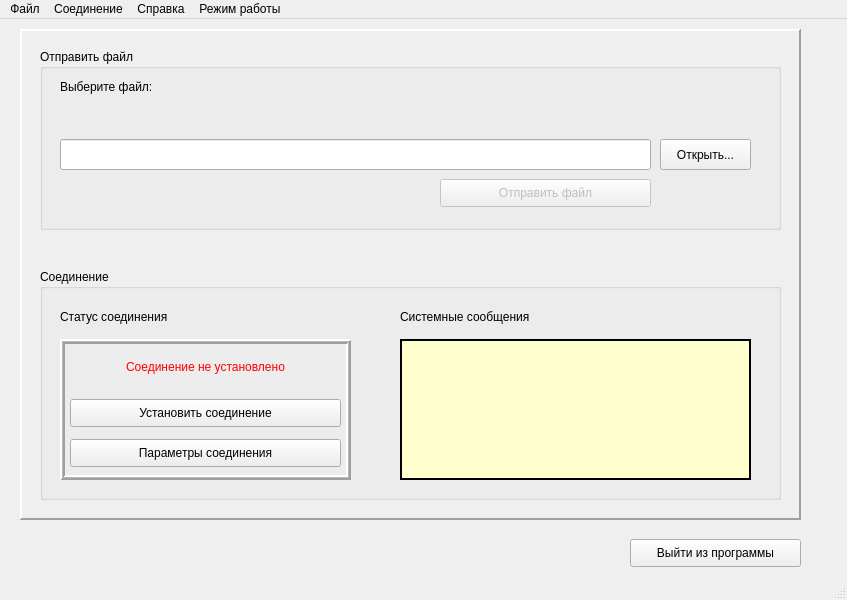
<?xml version="1.0" encoding="UTF-8"?>
<ui version="4.0">
 <class>MainWindow</class>
 <widget class="QMainWindow" name="MainWindow">
  <property name="geometry">
   <rect>
    <x>0</x>
    <y>0</y>
    <width>847</width>
    <height>600</height>
   </rect>
  </property>
  <property name="windowTitle">
   <string>MainWindow</string>
  </property>
  <widget class="QWidget" name="centralwidget">
   <widget class="QFrame" name="frame">
    <property name="geometry">
     <rect>
      <x>20</x>
      <y>10</y>
      <width>781</width>
      <height>491</height>
     </rect>
    </property>
    <property name="frameShape">
     <enum>QFrame::Panel</enum>
    </property>
    <property name="frameShadow">
     <enum>QFrame::Raised</enum>
    </property>
    <property name="lineWidth">
     <number>2</number>
    </property>
    <property name="midLineWidth">
     <number>1</number>
    </property>
    <widget class="QGroupBox" name="Connect_groupBox">
     <property name="geometry">
      <rect>
       <x>20</x>
       <y>240</y>
       <width>741</width>
       <height>231</height>
      </rect>
     </property>
     <property name="title">
      <string>Соединение</string>
     </property>
     <widget class="QFrame" name="frame_3">
      <property name="geometry">
       <rect>
        <x>20</x>
        <y>70</y>
        <width>291</width>
        <height>141</height>
       </rect>
      </property>
      <property name="frameShape">
       <enum>QFrame::Box</enum>
      </property>
      <property name="frameShadow">
       <enum>QFrame::Raised</enum>
      </property>
      <property name="lineWidth">
       <number>2</number>
      </property>
      <property name="midLineWidth">
       <number>1</number>
      </property>
      <widget class="QLabel" name="Connection_status_label">
       <property name="geometry">
        <rect>
         <x>20</x>
         <y>20</y>
         <width>251</width>
         <height>16</height>
        </rect>
       </property>
       <property name="styleSheet">
        <string notr="true">color: rgb(255, 0, 0);</string>
       </property>
       <property name="text">
        <string>Соединение не установлено</string>
       </property>
       <property name="alignment">
        <set>Qt::AlignCenter</set>
       </property>
      </widget>
      <widget class="QPushButton" name="Do_connect_button">
       <property name="enabled">
        <bool>true</bool>
       </property>
       <property name="geometry">
        <rect>
         <x>10</x>
         <y>60</y>
         <width>271</width>
         <height>28</height>
        </rect>
       </property>
       <property name="text">
        <string>Установить соединение</string>
       </property>
      </widget>
      <widget class="QPushButton" name="Parameters_connect_button">
       <property name="geometry">
        <rect>
         <x>10</x>
         <y>100</y>
         <width>271</width>
         <height>28</height>
        </rect>
       </property>
       <property name="text">
        <string>Параметры соединения</string>
       </property>
      </widget>
     </widget>
     <widget class="QLabel" name="Connect_status_frame_label">
      <property name="geometry">
       <rect>
        <x>20</x>
        <y>40</y>
        <width>141</width>
        <height>16</height>
       </rect>
      </property>
      <property name="text">
       <string>Статус соединения</string>
      </property>
     </widget>
     <widget class="QFrame" name="frame_4">
      <property name="geometry">
       <rect>
        <x>360</x>
        <y>70</y>
        <width>351</width>
        <height>141</height>
       </rect>
      </property>
      <property name="styleSheet">
       <string notr="true">background-color: rgb(255, 255, 205);</string>
      </property>
      <property name="frameShape">
       <enum>QFrame::Box</enum>
      </property>
      <property name="frameShadow">
       <enum>QFrame::Plain</enum>
      </property>
      <property name="lineWidth">
       <number>2</number>
      </property>
      <property name="midLineWidth">
       <number>1</number>
      </property>
     </widget>
     <widget class="QLabel" name="System_message_label">
      <property name="geometry">
       <rect>
        <x>360</x>
        <y>40</y>
        <width>171</width>
        <height>16</height>
       </rect>
      </property>
      <property name="text">
       <string>Системные сообщения</string>
      </property>
     </widget>
    </widget>
    <widget class="QGroupBox" name="Send_file_gropubox">
     <property name="geometry">
      <rect>
       <x>20</x>
       <y>20</y>
       <width>741</width>
       <height>181</height>
      </rect>
     </property>
     <property name="title">
      <string>Отправить файл</string>
     </property>
     <widget class="QPushButton" name="Send_file_button">
      <property name="enabled">
       <bool>false</bool>
      </property>
      <property name="geometry">
       <rect>
        <x>400</x>
        <y>130</y>
        <width>211</width>
        <height>28</height>
       </rect>
      </property>
      <property name="text">
       <string>Отправить файл</string>
      </property>
     </widget>
     <widget class="QLineEdit" name="File_name_choosed">
      <property name="enabled">
       <bool>true</bool>
      </property>
      <property name="geometry">
       <rect>
        <x>20</x>
        <y>90</y>
        <width>591</width>
        <height>31</height>
       </rect>
      </property>
      <property name="readOnly">
       <bool>true</bool>
      </property>
      <property name="clearButtonEnabled">
       <bool>false</bool>
      </property>
     </widget>
     <widget class="QLabel" name="Choose_file_label">
      <property name="geometry">
       <rect>
        <x>20</x>
        <y>30</y>
        <width>111</width>
        <height>16</height>
       </rect>
      </property>
      <property name="text">
       <string>Выберите файл:</string>
      </property>
     </widget>
     <widget class="QPushButton" name="Open_file_button">
      <property name="geometry">
       <rect>
        <x>620</x>
        <y>90</y>
        <width>91</width>
        <height>31</height>
       </rect>
      </property>
      <property name="text">
       <string>Открыть...</string>
      </property>
     </widget>
    </widget>
   </widget>
   <widget class="QPushButton" name="pushButton">
    <property name="geometry">
     <rect>
      <x>630</x>
      <y>520</y>
      <width>171</width>
      <height>28</height>
     </rect>
    </property>
    <property name="text">
     <string>Выйти из программы</string>
    </property>
   </widget>
  </widget>
  <widget class="QMenuBar" name="menubar">
   <property name="geometry">
    <rect>
     <x>0</x>
     <y>0</y>
     <width>847</width>
     <height>26</height>
    </rect>
   </property>
   <widget class="QMenu" name="To_file_menu">
    <property name="title">
     <string>Файл</string>
    </property>
    <addaction name="action"/>
    <addaction name="action_2"/>
   </widget>
   <widget class="QMenu" name="To_connect_menu">
    <property name="title">
     <string>Соединение</string>
    </property>
   </widget>
   <widget class="QMenu" name="menu_3">
    <property name="title">
     <string>Справка</string>
    </property>
    <addaction name="about_menu"/>
   </widget>
   <widget class="QMenu" name="menu">
    <property name="title">
     <string>Режим работы</string>
    </property>
    <addaction name="action_3"/>
    <addaction name="action_4"/>
   </widget>
   <addaction name="To_file_menu"/>
   <addaction name="To_connect_menu"/>
   <addaction name="menu_3"/>
   <addaction name="menu"/>
  </widget>
  <widget class="QStatusBar" name="statusbar"/>
  <action name="about_menu">
   <property name="text">
    <string>О программе</string>
   </property>
  </action>
  <action name="action">
   <property name="text">
    <string>Открыть...</string>
   </property>
  </action>
  <action name="action_2">
   <property name="text">
    <string>Получить...</string>
   </property>
  </action>
  <action name="action_3">
   <property name="text">
    <string>Отправить файл...</string>
   </property>
  </action>
  <action name="action_4">
   <property name="text">
    <string>Принять файл...</string>
   </property>
  </action>
 </widget>
 <resources/>
 <connections/>
</ui>
